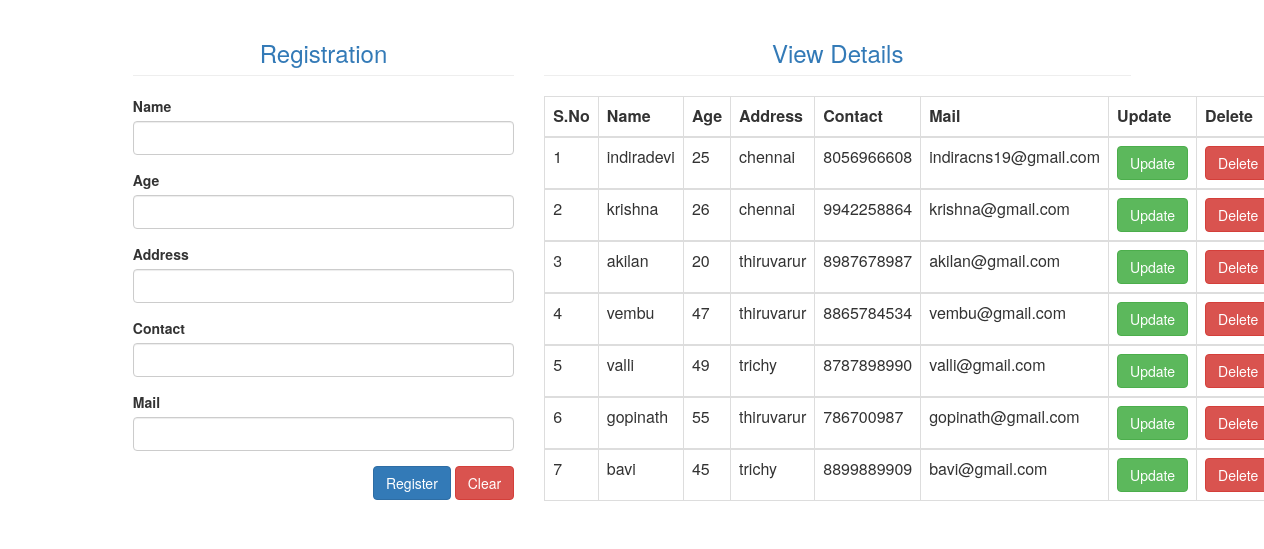
The page / on the database its author committed.
### myapp/models.py (models this page shows)
class Datas(models.Model):
    Name=models.CharField(max_length=20,default="")
    Age=models.IntegerField(default="")
    Address=models.CharField(max_length=50,default="")
    Contact=models.IntegerField(default="")
    Mail=models.CharField(max_length=50,default="")

### myapp/views.py (the view)
# urls.py: 2. Add a URL to urlpatterns:  path('', views.home, name='home')
def home(request): # 127.0.0.1:8000/
    mydata=Datas.objects.all()
    if(mydata!=''):
        return render(request,'home.html',{'datas':mydata})
    else:
        return render(request,'home.html')

### myapp/templates/home.html (shortened to what this page needs)
<html>
   <head>
   {% load static %}
   <link rel="stylesheet" href="{% static 'bootstrap-3.4.1-dist/css/bootstrap.min.css' %}">
   </head>
  <body>
      <div class="container-fluid">
         <div class="col-md-offset-1 col-md-4">
            <form action="addData" method="POST" autocomplete="off">
            <h3 class="page-header text-primary text-center">Registration</h3>
            <div class="form-group">
               <label>Name</label>
               <input type="text" class="form-control" name="name">
            </div>
            <div class="form-group">
               <label>Age</label>
               <input type="text" class="form-control" name="age">
            </div>
            <div class="form-group">
               <label>Address</label>
               <input type="text" class="form-control" name="address">
            </div>
            <div class="form-group">
               <label>Contact</label>
               <input type="text" class="form-control" name="contact">
            </div>
            <div class="form-group">
               <label>Mail</label>
               <input type="text" class="form-control" name="mail">
            </div>
            <div class="form-group pull-right">
               <input type="submit" value="Register" class="btn btn-primary">
               <input type="reset" value="Clear" class="btn btn-danger">
            </div>
         </form>
         </div>
         <div class="col-md-6">
            {% if datas %}
            <h3 class="page-header text-primary text-center">View Details</h3>
            <table class="table table-bordered">
               <thead>
               <tr>
                  <th>S.No</th>
                  <th>Name</th>
                  <th>Age</th>
                  <th>Address</th>
                  <th>Contact</th>
                  <th>Mail</th>
                  <th>Update</th>
                  <th>Delete</th>
               </tr>
               </thead>
               {% for data in datas %}
                     <tbody>
                        <tr>
                           <td>{{forloop.counter}}</td>
                           <td>{{data.Name}}</td>
                           <td>{{data.Age}}</td>
                           <td>{{data.Address}}</td>
                           <td>{{data.Contact}}</td>
                           <td>{{data.Mail}}</td>
                           <td><a class="btn btn-success" href="updateData/{{data.id}}">Update</a></td>
                           <td><a class="btn btn-danger" href="deleteData/{{data.id}}">Delete</a></td>
                        </tr>
                     </tbody>
                     {% endfor %}
                 </table>
                 {% endif %}
         </div>
      </div>
 </body>
</html>

### rows shown on the page
Datas: Name "indiradevi", Age "25", Address "chennai", Contact "8056966608", Mail "indiracns19@gmail.com"
Datas: Name "krishna", Age "26", Address "chennai", Contact "9942258864", Mail "krishna@gmail.com"
Datas: Name "akilan", Age "20", Address "thiruvarur", Contact "8987678987", Mail "akilan@gmail.com"
Datas: Name "vembu", Age "47", Address "thiruvarur", Contact "8865784534", Mail "vembu@gmail.com"
Datas: Name "valli", Age "49", Address "trichy", Contact "8787898990", Mail "valli@gmail.com"
Datas: Name "gopinath", Age "55", Address "thiruvarur", Contact "786700987", Mail "gopinath@gmail.com"
Datas: Name "bavi", Age "45", Address "trichy", Contact "8899889909", Mail "bavi@gmail.com"
